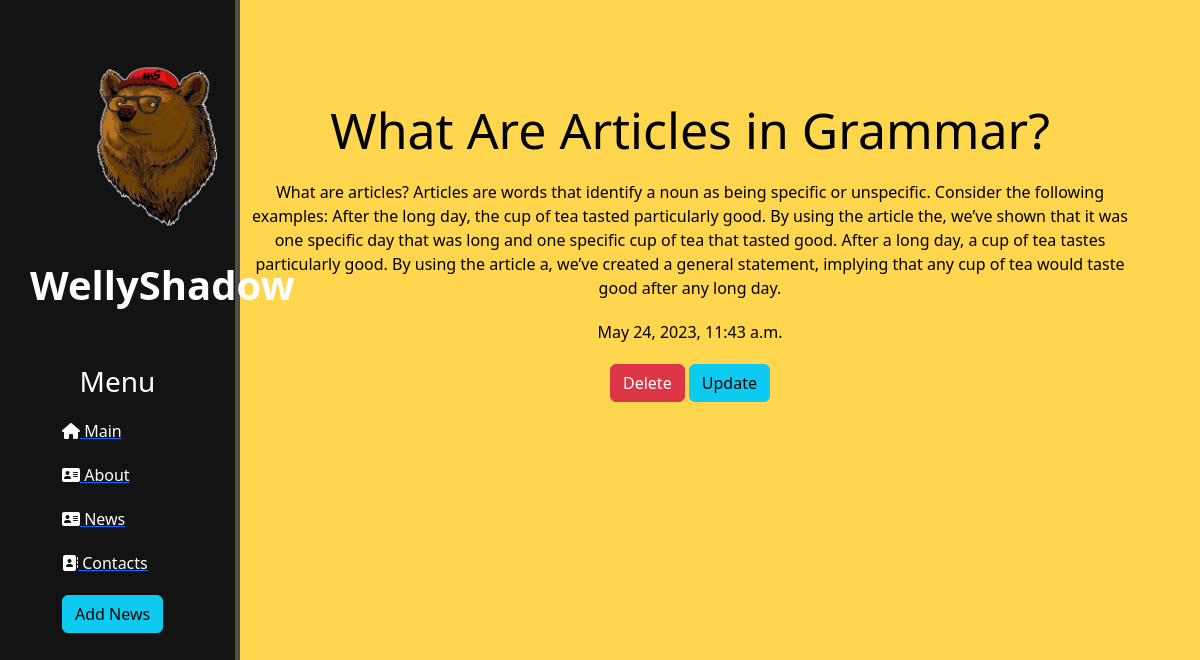
The page /news/2 on the database its author committed.
### news/models.py (models this page shows, shortened)
class Artiles(models.Model):
    title = models.CharField('Name', max_length=50)
    announcement = models.CharField('Announcement', max_length=250)
    full_text = models.TextField('Text')
    date = models.DateTimeField('Date')
    class Meta:
        verbose_name = 'new'
        verbose_name_plural = 'news'

### news/views.py (the view)
# urls.py: path('<int:pk>',views.NewsDetailView.as_view(),name='news_detail'),
class NewsDetailView(DetailView):
    model=Artiles
    template_name='news/detail_view.html'
    context_object_name = 'article'

### news/templates/news/detail_view.html (shortened to what this page needs)
{% extends 'main/layout.html' %}
{% block content%}
    <div class="features">
        <h1> {{ article.title }} </h1>
        <p>{{ article.full_text }}</p>
        <p>{{ article.date }}</p>
        <a href="{% url 'news_delete' article.id %}" class="btn btn-danger">Delete</a>
        <a href="{% url 'news_update' article.id %}" class="btn btn-info">Update</a>
    </div>
{% endblock%}

### main/static/main/css/main.css (style rules this page uses)
body { background: #ffd64d; }
main .features { float: left; color: rgb(0, 0, 0); margin-top: 100px; text-align: center; width: 75%; }
main .features h1 { font-size: 50px; }
main .features p { margin: 20px auto; }

### rows shown on the page
Artiles: title "What Are Articles in Grammar?", full_text "What are articles? Articles are words that identify a noun as being specific or unspecific. Consider the following examples: After the long day, the cup of tea tasted particularly good. By using the article the, we’ve shown that it was one specific day that was long and one specific cup of tea that tasted good. After a long day, a cup of tea tastes particularly good. By using the article a, we’ve created a general statement, implying that any cup of tea would taste good after any long day.", date "May 24, 2023, 11:43 a.m."
